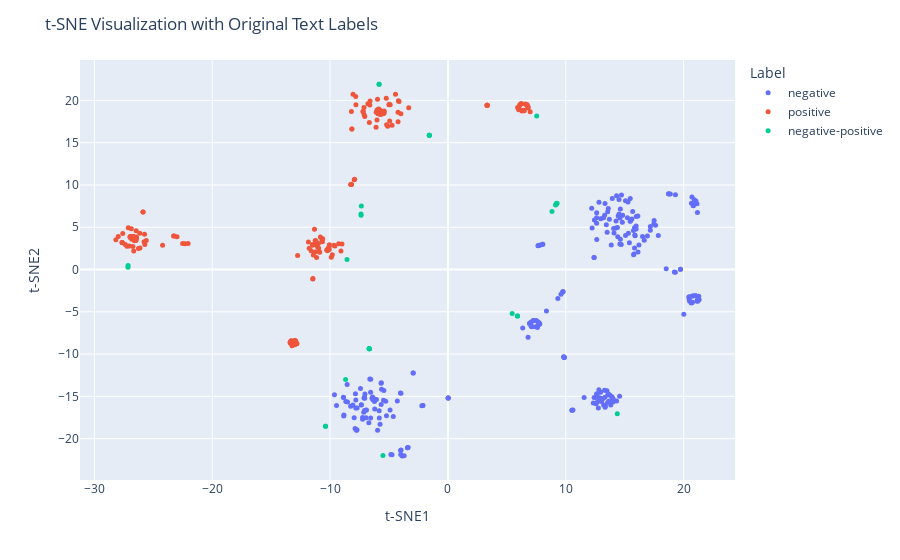

Notebook source saved alongside this figure:
### Code cell
import plotly.express as px

# Create a DataFrame that includes t-SNE features and the original text labels
drone_2d_df = pd.DataFrame(drone_2d, columns=['t-SNE1', 't-SNE2'])
drone_2d_df['Label'] = dataset['sp'].to_list()
drone_2d_df['Text'] = dataset['text']

# Plot with Plotly
fig = px.scatter(drone_2d_df, x='t-SNE1', y='t-SNE2', color="Label", hover_data={'Text': True, 'Label': True, 't-SNE1': False, 't-SNE2': False})
fig.update_traces(marker=dict(size=5))
fig.update_layout(title='t-SNE Visualization with Original Text Labels')
fig.show()

### Figure 1 — Plotly figure (JSON) as saved in the notebook; plotly's stock layout.template omitted (floating-point values rounded to 4 significant figures; data arrays with more than 128 entries replaced by an {"elided": "..."} marker saying what was removed)
{"data": [{"customdata": {"elided": "260x2 str values"}, "hovertemplate": "Label=%{customdata[1]}<br>Text=%{customdata[0]}<extra></extra>", "legendgroup": "negative", "marker": {"color": "#636efa", "size": 5, "symbol": "circle"}, "mode": "markers", "name": "negative", "orientation": "v", "showlegend": true, "type": "scatter", "x": {"elided": "260 float values"}, "xaxis": "x", "y": {"elided": "260 float values"}, "yaxis": "y"}, {"customdata": {"elided": "171x2 str values"}, "hovertemplate": "Label=%{customdata[1]}<br>Text=%{customdata[0]}<extra></extra>", "legendgroup": "positive", "marker": {"color": "#EF553B", "size": 5, "symbol": "circle"}, "mode": "markers", "name": "positive", "orientation": "v", "showlegend": true, "type": "scatter", "x": {"elided": "171 float values"}, "xaxis": "x", "y": {"elided": "171 float values"}, "yaxis": "y"}, {"customdata": [["Aircraft ActiveTrack available at max speed. Obstacle Avoidance is not available. ", "negative-positive"], ["Aircraft ActiveTrack max speed of nnn. Left and right Obstacle Sensing systems are available. ", "negative-positive"], ["Aircraft in Attitude mode. Unable to hover. Fly with caution . ", "negative-positive"], ["Aircraft is in Attitude mode, so that it will not hover. Please fly with caution. ", "negative-positive"], ["Backward ambient light too low. Backward obstacle avoidance unavailable. Only infrared sensors available. Fly with caution. ", "negative-positive"], ["Battery error. Aircraft returning to home automatically. ", "negative-positive"], ["Capture Failed The aircraft is moving. Cannot shoot panorama. ", "negative-positive"], ["Capture Failed The gimbal is moving. Cannot shoot panorama. ", "negative-positive"], ["Compass Interference. Temp Max Altitude : 98ft. ", "negative-positive"], ["Compass Interference. Temp Max Altitude: nnn. ", "negative-positive"], ["Compass error, calibration required. ", "negative-positive"], ["Critical low battery. Aircraft in Auto Power Off Protection. Forced landing in progress. ", "negative-positive"], ["Critical low battery. Aircraft landing automatically. ", "negative-positive"], ["Critical low battery. Aircraft returning to home. ", "negative-positive"], ["Critically Low Power. Aircraft Landing. ", "negative-positive"], ["Critically Low Power. Aircraft Landing. Throttle up to reduce the speed of descent and use sticks to avoid obstacles. ", "negative-positive"], ["Critically Low Voltage. Aircraft will land. ", "negative-positive"], ["Critically low power. Aircraft is landing. ", "negative-positive"], ["Downward ambient light too low. Obstacle avoidance unavailable. Fly with caution. Backward ambient light too low. Backward obstacle avoidance unavailable. Only infrared sensors available. Fly with caution. ", "negative-positive"], ["Extra payload detected. Max altitude and distance set. Fly with caution. ", "negative-positive"], ["Extra payload detected. Max altitude set to nnn and max distance set to nnn to ensure flight safety. ", "negative-positive"], ["GPS signal weak. Fly with caution. Aircraft in Altitude Zone. Max altitude set to nnn. ", "negative-positive"], ["High altitude. Aircraft braking distance increased and flight time decreased. Fly with caution. ", "negative-positive"], ["Low Power. Aircraft is returning to the Home Point. ", "negative-positive"], ["Max altitude reached (Altitude limit: nnn) . ", "negative-positive"], ["Mobile device version too old to support HD image transmission and the image transmission mode has been switch to normal mode. ", "negative-positive"], ["Motor Obstructed. Propulsion output is limited to ensure the health of the battery. ", "negative-positive"], ["Propeller guard or extra payload detected. Flight performance will be affected. Fly with caution. ", "negative-positive"], ["Signal Lost. Aircraft returning to Home Point. ", "negative-positive"], ["Warning: Motor Overloaded. Aircraft will decelerate to ensure safety. ", "negative-positive"], ["Weak GPS signal. Aircraft is in Attitude mode and hovering may be unstable. Fly with caution. ", "negative-positive"]], "hovertemplate": "Label=%{customdata[1]}<br>Text=%{customdata[0]}<extra></extra>", "legendgroup": "negative-positive", "marker": {"color": "#00cc96", "size": 5, "symbol": "circle"}, "mode": "markers", "name": "negative-positive", "orientation": "v", "showlegend": true, "type": "scatter", "x": [14.37, -27.14, 5.451, 9.261, -5.513, 9.212, 5.896, 5.905, -1.577, -1.581, 7.535, 8.833, 9.138, 9.188, -6.673, -6.672, -6.677, -6.671, -27.15, -5.84, -5.841, -7.347, -10.38, -6.673, -10.39, -8.681, -1.568, -8.561, -7.377, 9.199, -7.366], "xaxis": "x", "y": [-17.06, 0.4781, -5.189, 7.843, -21.98, 7.806, -5.491, -5.498, 15.87, 15.87, 18.15, 6.865, 7.628, 7.756, -9.363, -9.366, -9.345, -9.37, 0.2624, 21.92, 21.92, 7.504, -18.53, -9.362, -18.53, -13.0, 15.87, 1.185, 6.552, 7.777, 6.418], "yaxis": "y"}], "layout": {"legend": {"title": {"text": "Label"}, "tracegroupgap": 0}, "margin": {"t": 60}, "title": {"text": "t-SNE Visualization with Original Text Labels"}, "xaxis": {"anchor": "y", "domain": [0, 1], "title": {"text": "t-SNE1"}}, "yaxis": {"anchor": "x", "domain": [0, 1], "title": {"text": "t-SNE2"}}}}
